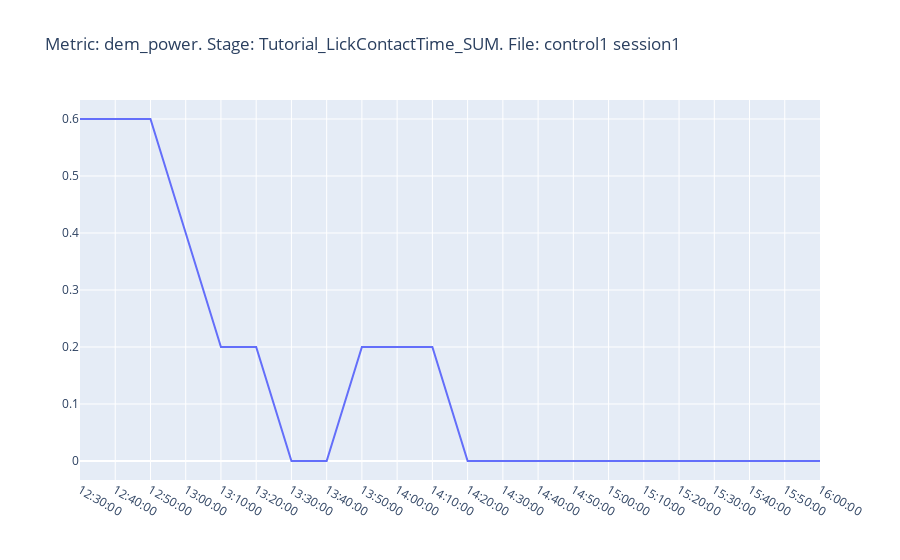

The notebook cell saved with this chart:
### Code cell
exp.timeline(metric='dem_power', # Normalized (by the number of nodes) number of outgoing edges from the demonstrator node 
             start='12:00:00',
             finish='16:00:00',
             slide=30,
             step=10,
             time_start_median='12:00:00',
             time_finish_median='16:00:00',
             lick=False,
             time=None,
             replacing_value='auto',
             without_dem_base=False,
             input_time_interval='auto',
             delete_zero_in_intervals_for_median=True,
             median_special_time=True,
             dynamic=True,
             intellicage='all_time',
             parser_condition=None,
             division_coef=1,
             plotly_verbose=True)

# See the tutorial_data\output\dem_power-Tutorial-control1 session1.html

### Figure 1 — Plotly figure (JSON) as saved in the notebook; plotly's stock layout.template omitted (floating-point values rounded to 4 significant figures)
{"data": [{"name": "Number of edges from 900200000072076", "type": "scatter", "x": ["12:30:00", "12:40:00", "12:50:00", "13:00:00", "13:10:00", "13:20:00", "13:30:00", "13:40:00", "13:50:00", "14:00:00", "14:10:00", "14:20:00", "14:30:00", "14:40:00", "14:50:00", "15:00:00", "15:10:00", "15:20:00", "15:30:00", "15:40:00", "15:50:00", "16:00:00"], "y": [0.6, 0.6, 0.6, 0.4, 0.2, 0.2, 0, 0, 0.2, 0.2, 0.2, 0, 0, 0, 0, 0, 0, 0, 0, 0, 0, 0]}], "layout": {"title": {"text": "Metric: dem_power. Stage: Tutorial_LickContactTime_SUM. File: control1 session1"}}}
